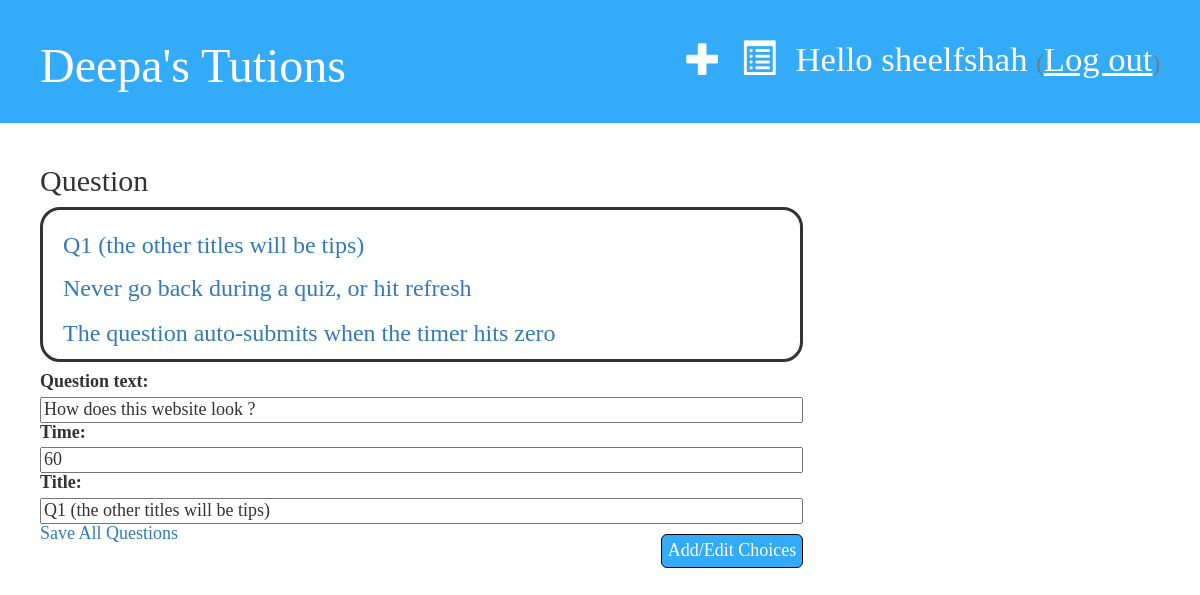
The page /question/30/edit (signed in) on the database its author committed.
### quizapp/models.py (models this page shows, shortened)
class Question(models.Model):
    title = models.CharField(max_length=100)
    question_text = models.CharField(max_length=1000)
    time = models.IntegerField(default=60)
    quiz = models.ForeignKey(
        Quiz, on_delete=models.CASCADE, related_name="questions")
    attempters = models.ManyToManyField(
        User, related_name="attempted_questions")

### quizapp/quiz_views.py (the view)
@login_required
def edit_question(request, primkey):
    q = get_object_or_404(Question, pk=primkey)
    if(request.method == "POST"):
        form = QuestionForm(request.POST, instance=q)
        if form.is_valid():
            q = form.save(commit=False)
            q.save()
            return redirect('add_choice', primkey=q.pk)
    else:
        form = QuestionForm(instance=q)
    return render(request, 'quizapp/question_edit.html', {'form': form, "questions": q.quiz.questions.all(), "quiz": q.quiz})

### quizapp/forms.py
class QuestionForm(forms.ModelForm):
    class Meta:
        model = Question
        fields = {'title', 'question_text', 'time'}

### quizapp/templates/quizapp/question_edit.html (shortened to what this page needs)
{% extends 'quizapp/base.html'%}
{% block content %}
<h2>Question</h2>
{% if user.is_staff %}
<div class="list">
	<div class="list-content">
	{% for question in questions%}
		<h3>
			<a href="{% url 'add_choice' primkey=question.pk%}">
				{{question.title}}
			</a>
		</h3>
	{% endfor %}
	</div>
</div>
	<h4>
	<form method="POST" class="post-form">
		{{form.as_p}}
		<button type="submit" class="save-button">Add/Edit Choices</button>
	</form>
	</h4>
	<h4>
	<a href="{% url 'quiz_edit' primkey=quiz.pk%}">
	    Save All Questions
	</a>
	</h4>
{%else%}
<h2>You do not have access to this page. Return to where you belong</h2>
{%endif%}
{% endblock %}

### quizapp/templates/quizapp/base.html (shortened to what this page needs)
{%load static%}
<!DOCTYPE html>
<html>
<head>
	<link rel="stylesheet" href="//maxcdn.bootstrapcdn.com/bootstrap/3.2.0/css/bootstrap.min.css">
    <link rel="stylesheet" href="//maxcdn.bootstrapcdn.com/bootstrap/3.2.0/css/bootstrap-theme.min.css">
    <link rel="stylesheet" href="{% static 'css/main_style.css' %}">
</head>
<body>
	<div class="page-header">
		{% if user.is_authenticated%}
            <p class="top-menu">
                <h2 style="float: right">Hello {{ user.username }}
                    <small>(<a href="{% url 'logout' %}">Log out</a>)</small>
                </h2>
            </p>
            <h2>
                <a href="{% url 'leaderboard' %}" class="top-menu">
                    <span class="glyphicon glyphicon-list-alt"></span>
                </a>
            </h2>
            {% if user.is_staff %}
                <h2>
                    <a href="{% url 'quiz_new' %}" class="top-menu">
                        <span class="glyphicon glyphicon-plus"></span>
                    </a>
                </h2>
            {% endif %}
        {%else%}
            <a href="{% url 'login' %}" class="top-menu"><span class="glyphicon glyphicon-lock"></span></a>
        {%endif%}
		<h1><a href="/">Deepa's Tutions</a></h1>
	</div>
	<div class="content">
        <div class="row">
            <div class="col-md-8">
                {% block content %}
                {% endblock %}
            </div>
        </div>
    </div>
</body>
</html>

### quizapp/static/css/main_style.css (style rules this page uses)
.page-header { background-color: #33ABF9; margin-top: 0; padding: 20px 20px 20px 40px; }
.content { margin-left: 40px; }
h1, h2, h3, h4 { font-family: 'Comic Sans MS'; }
button { margin-top: 10px; background-color: #33ABF9; color: #ffffff; border: solid; border-color: #000000; border-width: 1px; border-radius: 6px; transition-duration: 0.3s; padding: 6px; }
.page-header h1, .page-header h1 a, .page-header h1 a:visited, .page-header h1 a:active { color: #ffffff; font-size: 36pt; text-decoration: none; }
.page-header h2, .page-header h2 a, .page-header h2 a:visited, .page-header h2 a:active { color: #ffffff; font-size: 26pt; text-decoration: none; }
.page-header h2 a, .page-header h2 a:visited, .page-header h2 a:active { text-decoration: underline; }
input { float:right; }
.save-button, .edit-button, .button { float: right; }
.list { border: solid; border-radius: 20px; }
.list-content { height: auto; overflow-y: auto; max-height: 230px; margin-left: 20px; margin-right: 10px; transform: scaleY(0.95); }
.post-form textarea, .post-form input { width: 100%; float: right; }
.top-menu, .top-menu:hover, .top-menu:visited { color: #ffffff; float: right; font-size: 26pt; margin-right: 20px; }

### rows shown on the page
Question: title "Q1 (the other titles will be tips)", question_text "How does this website look ?", time "60"
Question: title "Never go back during a quiz, or hit refresh"
Question: title "The question auto-submits when the timer hits zero"

### other values the page prints
{{ user.username }} "sheelfshah"
